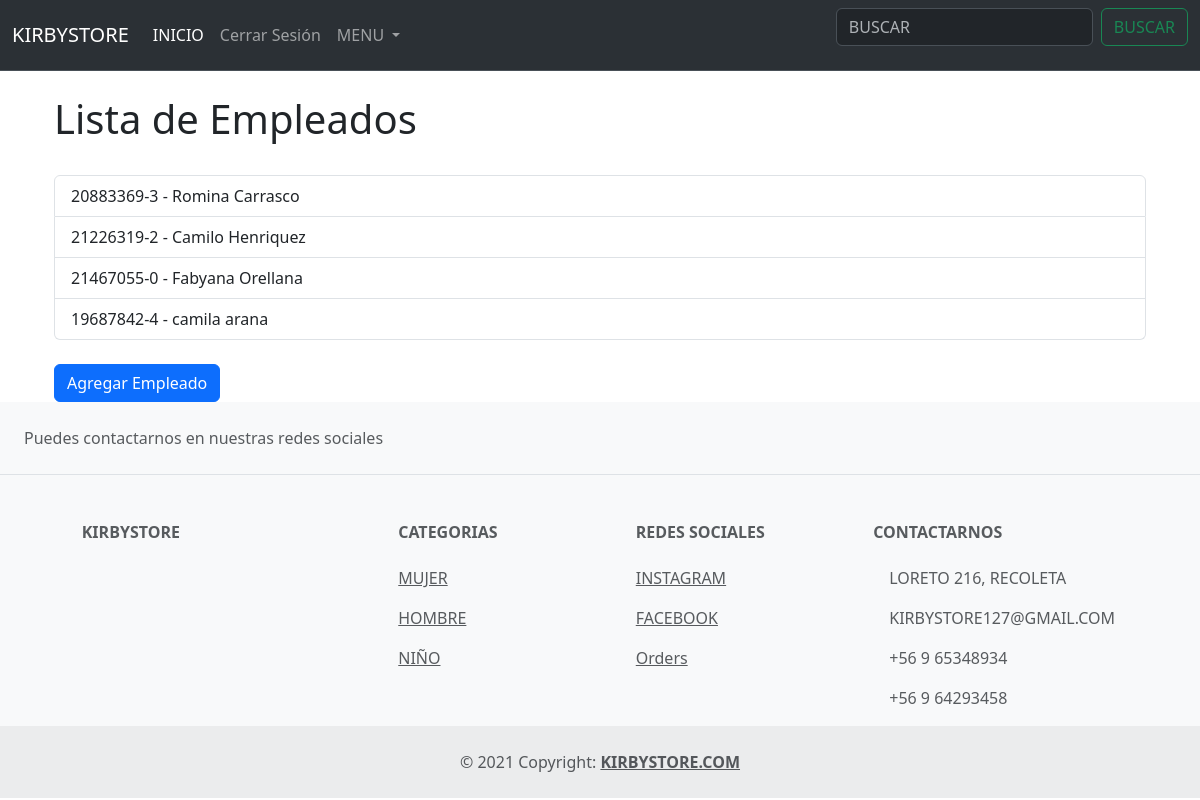
The page /empleados/ (signed in) on the database its author committed.
### core/models.py (models this page shows, shortened)
class Empleado(models.Model):
    nombre = models.CharField(max_length=100)
    apellido = models.CharField(max_length=100)
    rut = models.CharField(max_length=12, unique=True, validators=[validar_rut])
    email = models.EmailField(unique=True)
    telefono = models.CharField(max_length=20, blank=True, null=True)
    cargo = models.ForeignKey(Cargo, on_delete=models.CASCADE)

### core/views.py (the view)
# urls.py: path('empleados/', views.lista_empleados, name='lista_empleados'),
def lista_empleados(request):
    empleados = Empleado.objects.all()
    return render(request, 'core/lista_empleados.html', {'empleados': empleados})

### core/templates/core/lista_empleados.html
{% extends 'base.html' %}
{% block content %}
<div class="container">
    <h1>Lista de Empleados</h1>
    <br>
    <ul class="list-group">
        {% for empleado in empleados %}
        <li class="list-group-item">{{ empleado.rut }} - {{ empleado.nombre }} {{ empleado.apellido }}</li>
        {% endfor %}
    </ul>
    <br>
    <a href="{% url 'agregar_empleado' %}" class="btn btn-primary">Agregar Empleado</a>
</div>
{% endblock %}

### rows shown on the page
Empleado: rut "20883369-3", nombre "Romina", apellido "Carrasco"
Empleado: rut "21226319-2", nombre "Camilo", apellido "Henriquez"
Empleado: rut "21467055-0", nombre "Fabyana", apellido "Orellana"
Empleado: rut "19687842-4", nombre "camila", apellido "arana"
